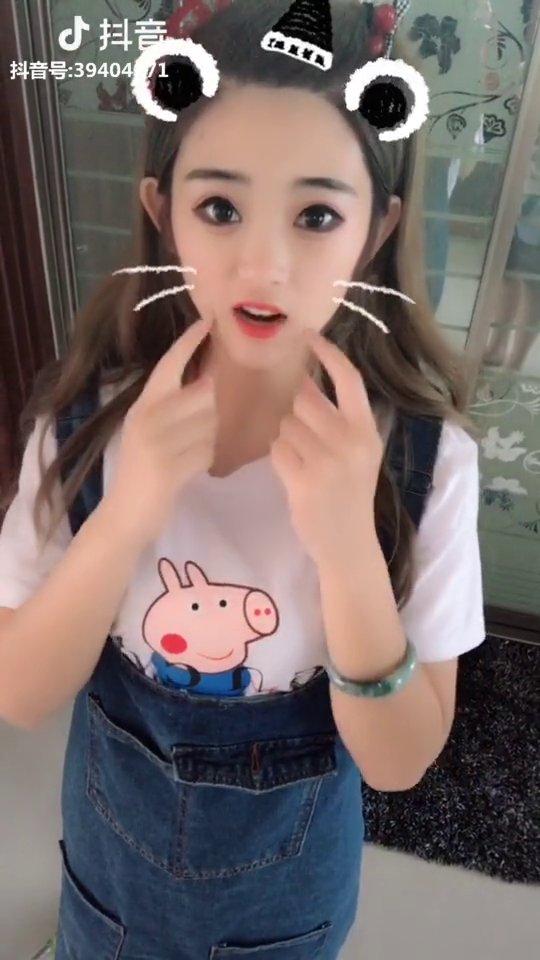
#> input picture frame 56 of cv/video/1.mp4, 540 x 960 px
$ python 'meanshift视频分析.py'
#> lines starting #> are read from the running program, lines starting #| are printed output that depends on the picture; after the words box and inside, x2 and y2 are one past the last pixel; in counts of white or black regions, pixels touching at a corner belong together
#-*-coding:utf8-*-

import numpy as np
import cv2


cap = cv2.VideoCapture('video/1.mp4')
# take first frame of the video
ret,frame = cap.read()
#> frame is the input picture: shape (960, 540, 3); mean B, G, R 105, 107.4, 120.8
# setup initial location of window
r,h,c,w = 250,90,400,125 # simply hardcoded the values
track_window = (c,r,w,h)
# set up the ROI for tracking
roi = frame[r:r+h, c:c+w]
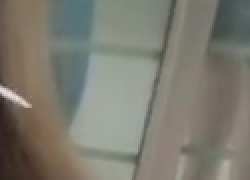
#> roi: shape (90, 125, 3) (shown 2 times larger); mean B, G, R 112.5, 122.7, 124.7
hsv_roi = cv2.cvtColor(frame, cv2.COLOR_BGR2HSV)
#> hsv_roi: shape (960, 540, 3); mean H, S, V 54, 66.1, 128.2
mask = cv2.inRange(hsv_roi, np.array((0., 60.,32.)), np.array((180.,255.,255.)))
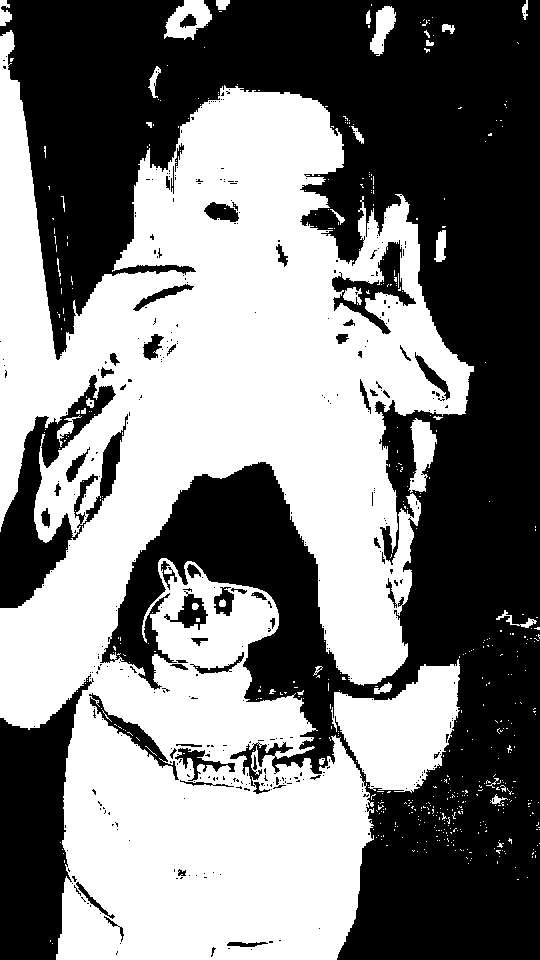
#> mask: shape (960, 540); 49.9% white; 527 white regions (493 under 20 px), largest, box (x1, y1, x2, y2) and area: (0, 30, 474, 960) 241503, (331, 659, 460, 793) 10312, (408, 418, 437, 493) 1231
roi_hist = cv2.calcHist([hsv_roi],[0],mask,[180],[0,180])
#> roi_hist = 180 values, max 38462 at index 8, min 0 at index 22, mean 1436.2
cv2.normalize(roi_hist,roi_hist,0,255,cv2.NORM_MINMAX)
# Setup the termination criteria, either 10 iteration or move by atleast 1 pt
term_crit = ( cv2.TERM_CRITERIA_EPS | cv2.TERM_CRITERIA_COUNT, 10, 1 )
while(1):
	ret ,frame = cap.read()
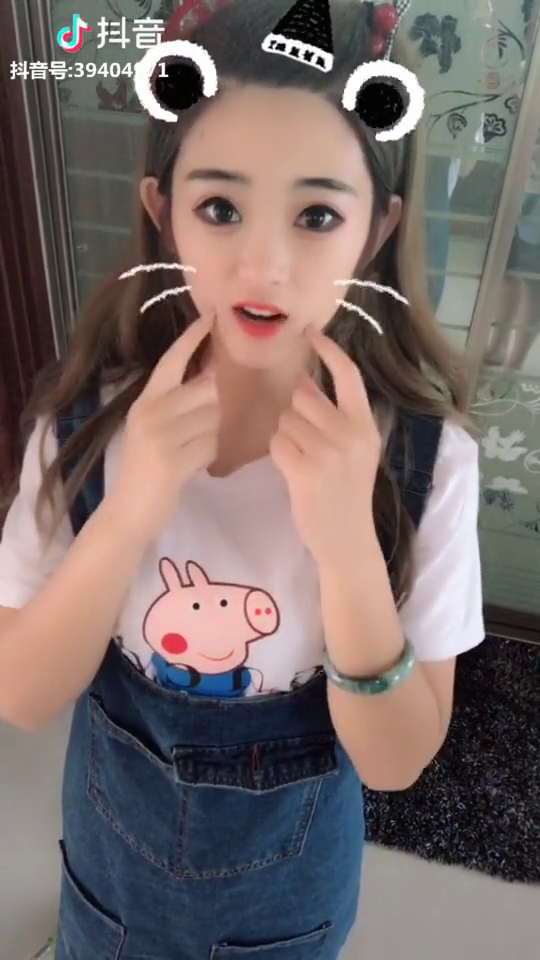
#> input picture frame 57 of cv/video/1.mp4, 540 x 960 px
#> frame is the input picture: shape (960, 540, 3); mean B, G, R 104.8, 107.3, 120.6
	if ret == True:
		hsv = cv2.cvtColor(frame, cv2.COLOR_BGR2HSV)
#> hsv: shape (960, 540, 3); mean H, S, V 53.5, 66.3, 128
		dst = cv2.calcBackProject([hsv],[0],roi_hist,[0,180],1)
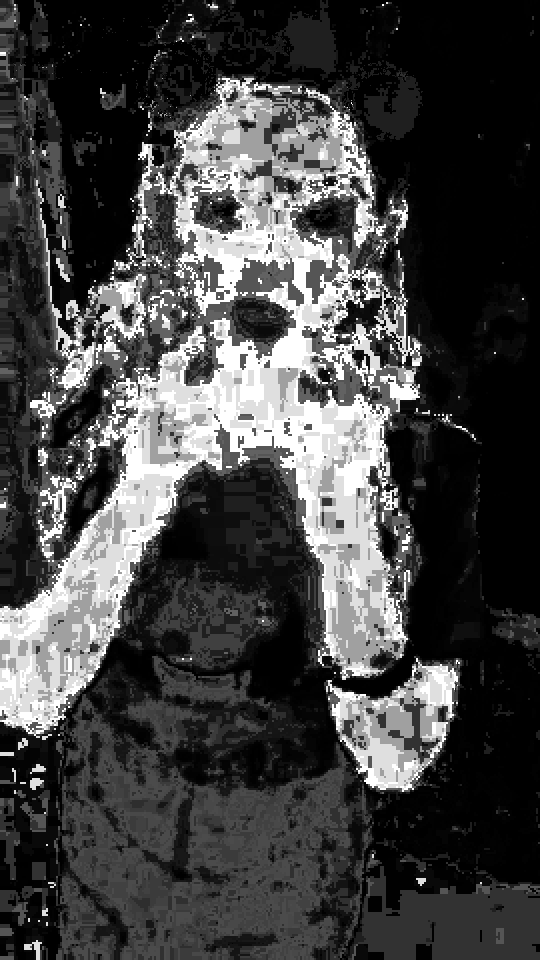
#> dst: shape (960, 540); min 0, max 255, mean 66.9
		# apply meanshift to get the new location
		ret, track_window = cv2.meanShift(dst, track_window, term_crit)
#> ret = 10; track_window = (255, 272, 125, 90)
		# Draw it on image
		x,y,w,h = track_window
#> x = 255; y = 272; w = 125; h = 90
		img2 = cv2.rectangle(frame, (x,y), (x+w,y+h), 255,2)
		cv2.imshow('img2',img2)
		k = cv2.waitKey(60) & 0xff
#> (key Esc is pressed here)
		if k == 27:
			break
		else:
			cv2.imwrite(chr(k)+".jpg",img2)
	else:
		break
cv2.destroyAllWindows()
cap.release()

$ run again, starting later in the video
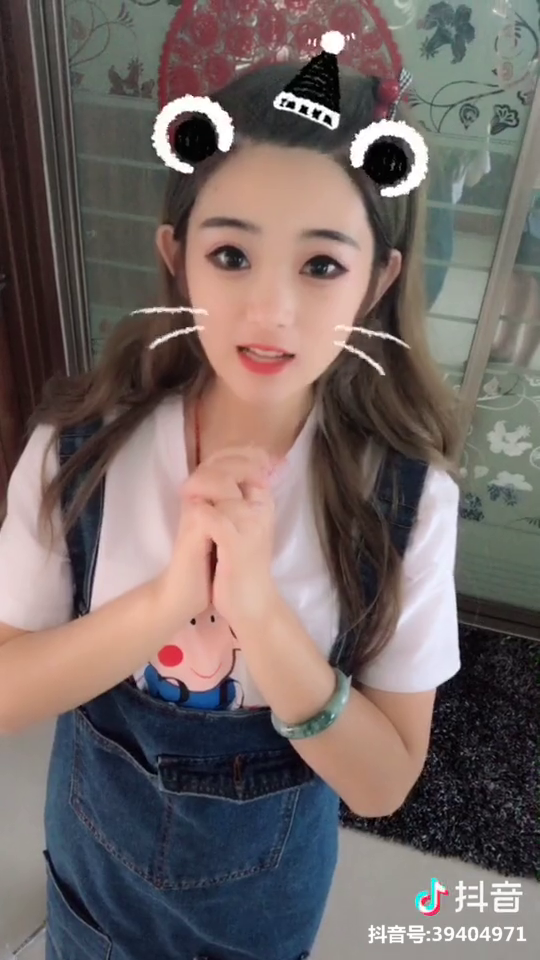
#> input picture frame 255 of cv/video/1.mp4, 540 x 960 px
#> frame is the input picture: shape (960, 540, 3); mean B, G, R 100.9, 103.1, 114.8
#> hsv_roi: shape (960, 540, 3); mean H, S, V 56.9, 64.1, 121.8
#> `mask = cv2.inRange(hsv_roi, np.array((0., 60.,32.)), np.array((180.,25..`:
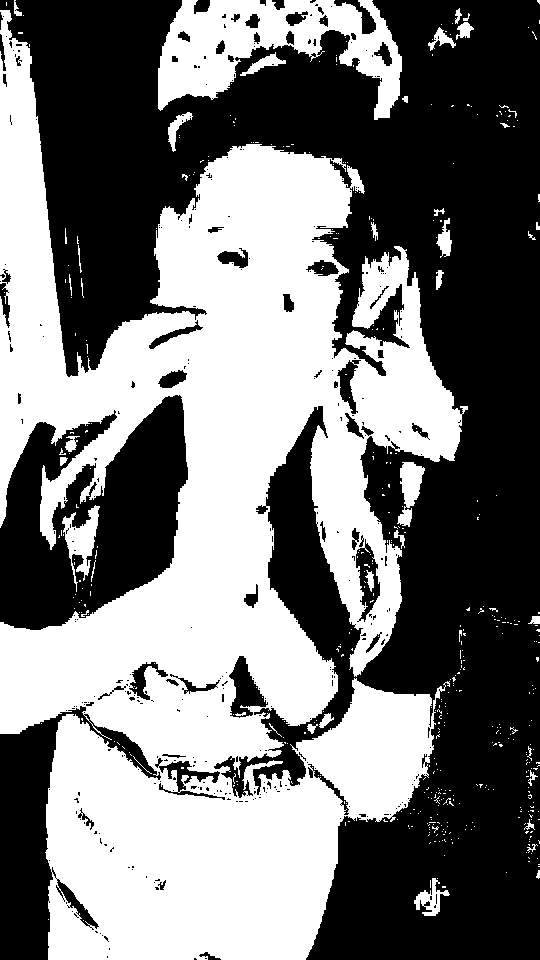
#> mask: shape (960, 540); 47.3% white; 469 white regions (426 under 20 px), largest, box (x1, y1, x2, y2) and area: (0, 10, 468, 960) 224125, (158, 0, 402, 120) 14141, (62, 505, 100, 592) 1317
#> roi_hist = 180 values, max 26136 at index 8, min 0 at index 20, mean 1361.9
#> hsv: shape (960, 540, 3); mean H, S, V 56.4, 64.1, 121.8
#> `dst = cv2.calcBackProject([hsv],[0],roi_hist,[0,180],1)`:
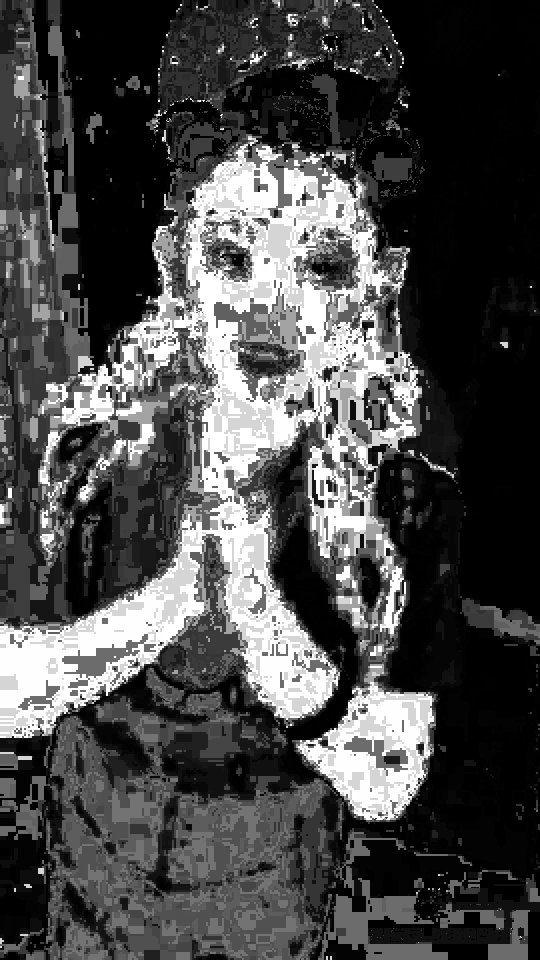
#> dst: shape (960, 540); min 0, max 255, mean 73.9
#> ret = 10; track_window = (247, 245, 125, 90)
#> x = 247; y = 245; w = 125; h = 90

$ run again, starting later in the video
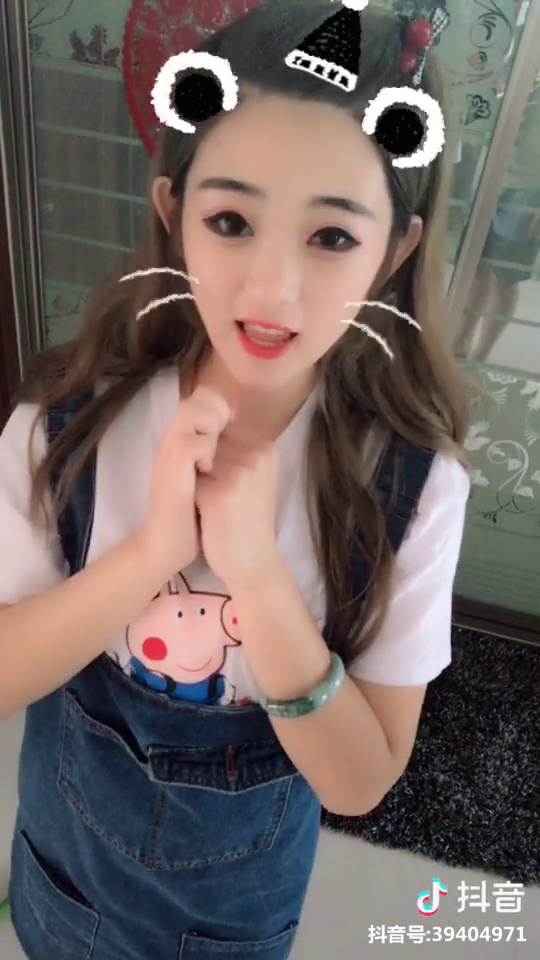
#> input picture frame 454 of cv/video/1.mp4, 540 x 960 px
#> frame is the input picture: shape (960, 540, 3); mean B, G, R 99.1, 101.7, 114.3
#> hsv_roi: shape (960, 540, 3); mean H, S, V 55.2, 66.1, 121.4
#> `mask = cv2.inRange(hsv_roi, np.array((0., 60.,32.)), np.array((180.,25..`:
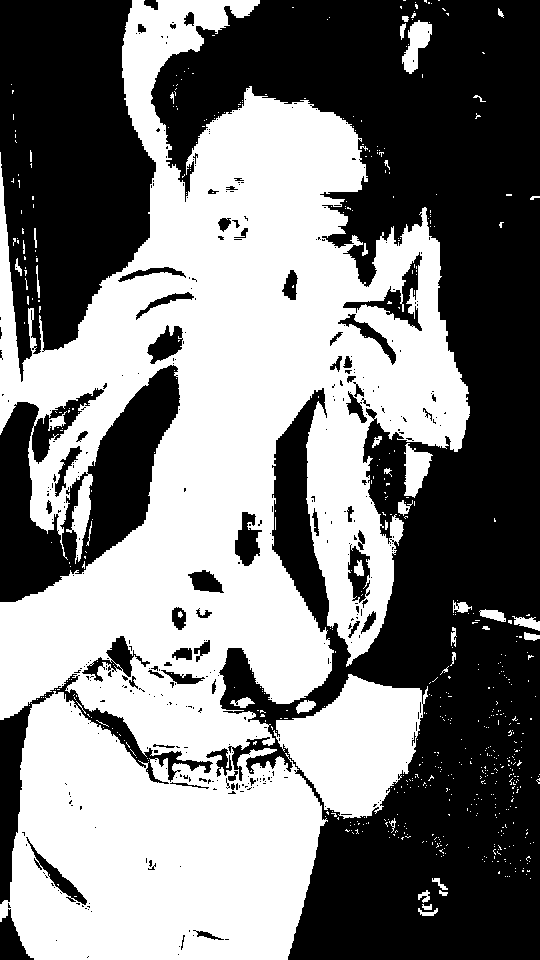
#> mask: shape (960, 540); 49.4% white; 601 white regions (560 under 20 px), largest, box (x1, y1, x2, y2) and area: (0, 0, 470, 960) 237222, (273, 674, 428, 819) 13166, (404, 443, 433, 498) 928
#> roi_hist = 180 values, max 33666 at index 8, min 0 at index 23, mean 1423.2
#> hsv: shape (960, 540, 3); mean H, S, V 56.7, 65.6, 122
#> `dst = cv2.calcBackProject([hsv],[0],roi_hist,[0,180],1)`:
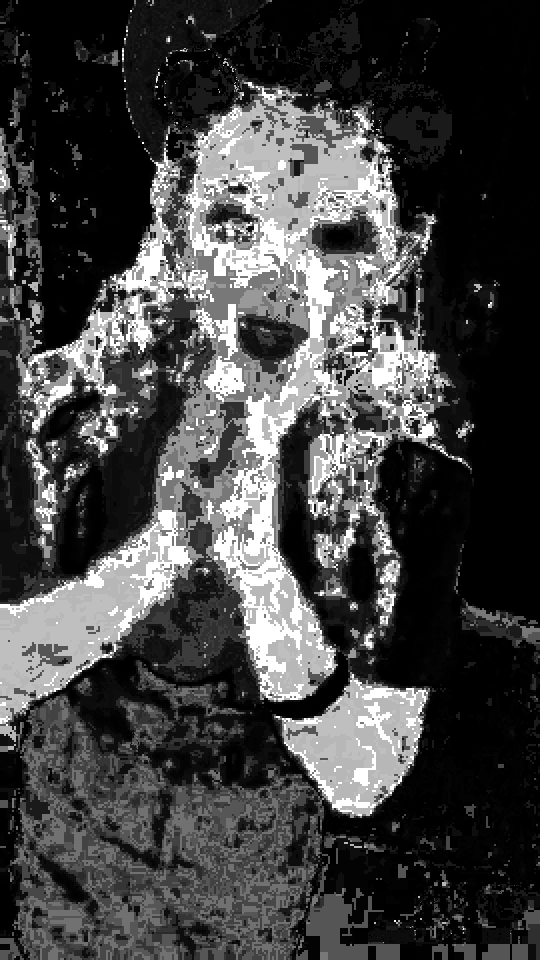
#> dst: shape (960, 540); min 0, max 255, mean 67.4
#> ret = 10; track_window = (266, 239, 125, 90)
#> x = 266; y = 239; w = 125; h = 90
